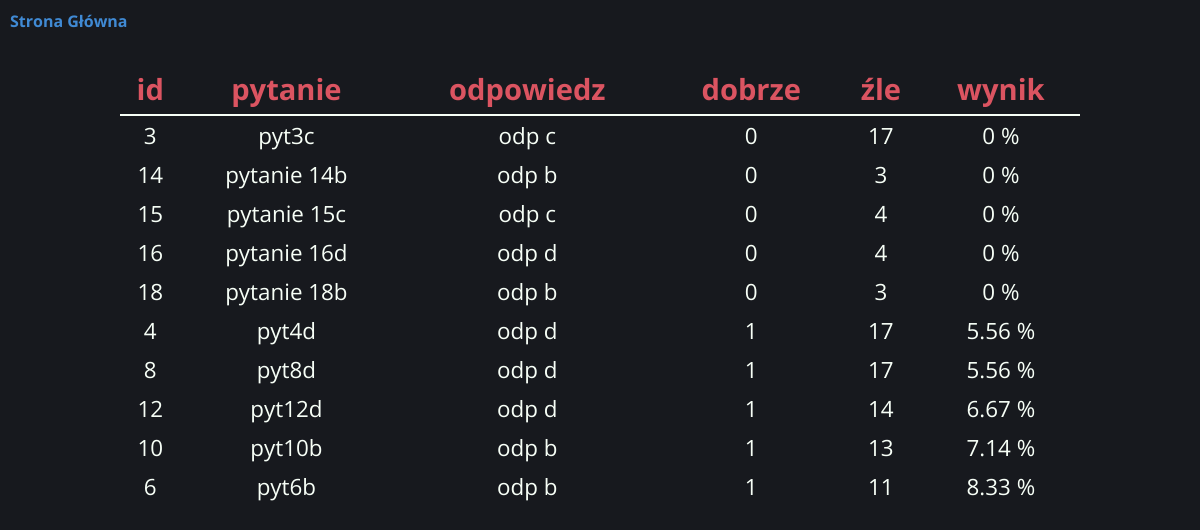
The app's page /questionsRanking.php (signed in) with its own data.
### tables this page shows
CREATE TABLE `questions` (
  `id` int(11) NOT NULL,
  `question` text NOT NULL,
  `answer` varchar(1) NOT NULL,
  `a` text NOT NULL,
  `b` text NOT NULL,
  `c` text NOT NULL,
  `d` text NOT NULL,
  `good` int(200) NOT NULL,
  `bad` int(200) NOT NULL
);

### questionsRanking.php (the view, shortened to what this page needs)
<!DOCTYPE html>
<html lang="pl">
<head>
    <link rel="stylesheet" href="table.css">
</head>
<body>
<a href="./index.php" id="mainSite" >Strona Główna</a>
    <?php
        include 'settings.php';
        $conn = @new mysqli($dbHost, $dbUser, $dbPass, $dbName);
        $rs = $conn -> query("SELECT *, good/(good+bad) as wynik FROM `questions` ORDER BY wynik ASC LIMIT 10");
        echo '
        <table>
                <tr>
                    <th>id</th>
                    <th>pytanie</th>
                    <th>odpowiedz</th>
                    <th>dobrze</th>
                    <th>źle</th>
                    <th>wynik</th>
                </tr>
        ';
        while ($rec = $rs -> fetch_array()) {
                echo '
                <tr>
                    <td>'.$rec['id'].'</td>
                    <td>'.$rec['question'].'</td>
                    <td>'.$rec[$rec['answer']].'</td>
                    <td>'.$rec['good'].'</td>
                    <td>'.$rec['bad'].'</td>
                    <td>'.($rec['wynik']*100).' %</td>
                </tr>
                ';
        }
        echo '
        </table>
        ';
    ?>
</body>
</html>

### table.css (style rules this page uses)
:root { --bcColor: #17191e; --textColor: #f7fff7; --mainColor: #db5461; --accDark: #292b37; --accLight: #408ad4; --green: rgb(27, 255, 145); }
* { margin: 0; padding: 0; box-sizing: border-box; }
body { background-color: var(--bcColor); margin: 0 auto; display: grid; place-items: center; }
table { margin-top: 8vh; font-size: 1.4em; width: 80%; color: var(--textColor); font-family: 'Open Sans', sans-serif; border-collapse: collapse; }
tr:first-child { border-bottom: 2px solid; border-image-source: linear-gradient(90deg, rgba(219,84,97,1) 0%, rgba(125,87,232,1) 51%, rgba(37,146,255,1) 100%); border-image-slice: 1; }
th { font-size: 1.3em; color: var(--mainColor); padding: 5px; }
td { text-align: center; padding: 4px; }
#mainSite { position: absolute; left: 10px; top: 10px; text-decoration: none; color: var(--accLight); font-weight: bolder; font-family: 'Open Sans', sans-serif; }

### records on screen
questions: id "3", question "pyt3c", c "odp c", good "0", bad "17", wynik "0"
questions: id "14", question "pytanie 14b", b "odp b", good "0", bad "3", wynik "0"
questions: id "15", question "pytanie 15c", c "odp c", good "0", bad "4", wynik "0"
questions: id "16", question "pytanie 16d", d "odp d", good "0", bad "4", wynik "0"
questions: id "18", question "pytanie 18b", b "odp b", good "0", bad "3", wynik "0"
questions: id "4", question "pyt4d", d "odp d", good "1", bad "17", wynik "5.56"
questions: id "8", question "pyt8d", d "odp d", good "1", bad "17", wynik "5.56"
questions: id "12", question "pyt12d", d "odp d", good "1", bad "14", wynik "6.67"
questions: id "10", question "pyt10b", b "odp b", good "1", bad "13", wynik "7.14"
questions: id "6", question "pyt6b", b "odp b", good "1", bad "11", wynik "8.33"
